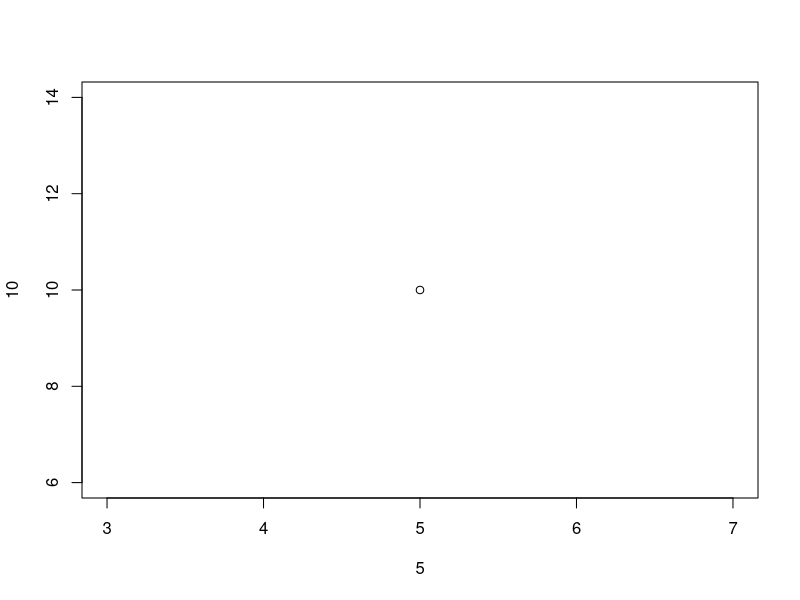
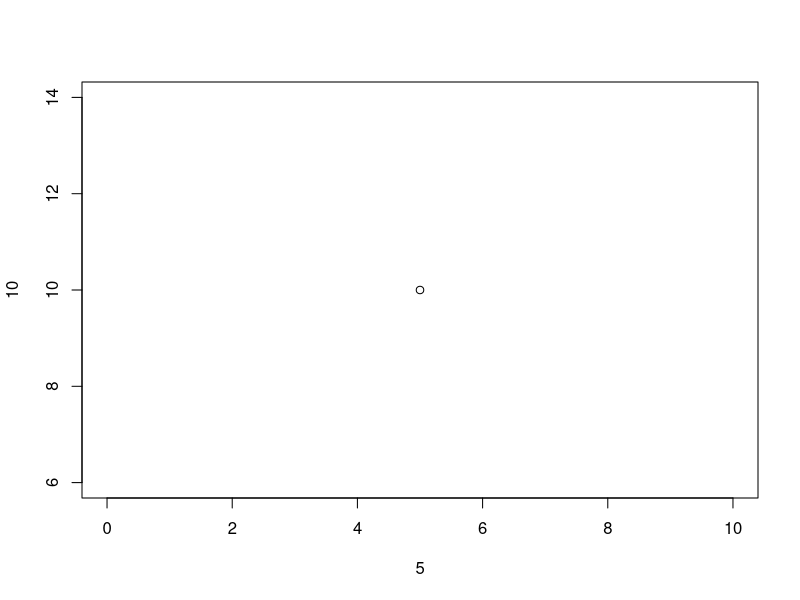
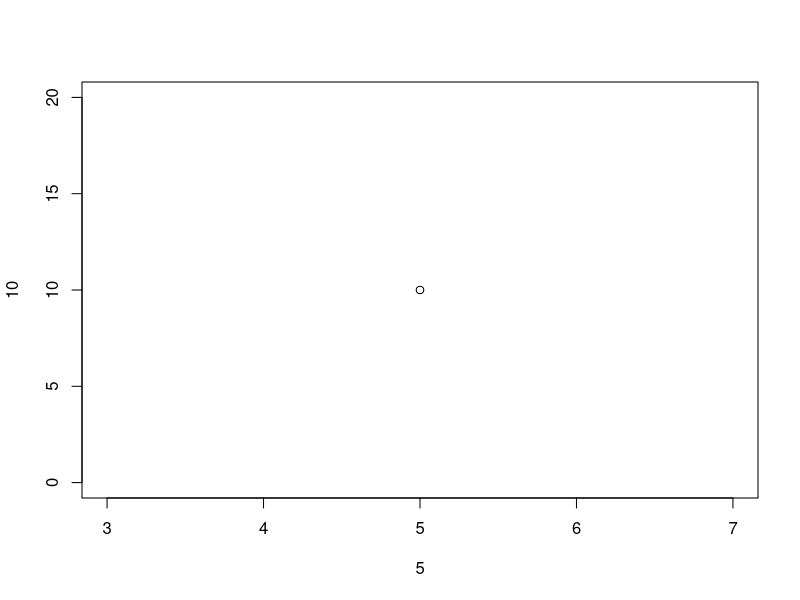
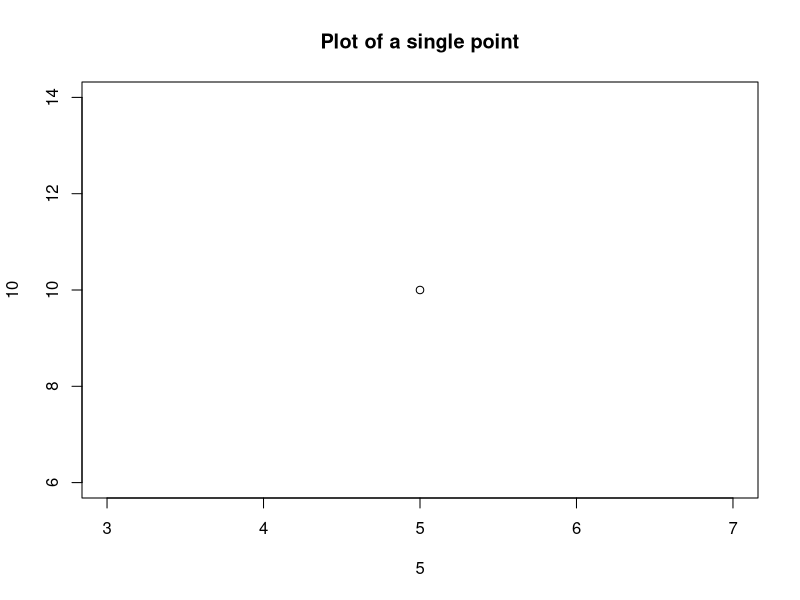
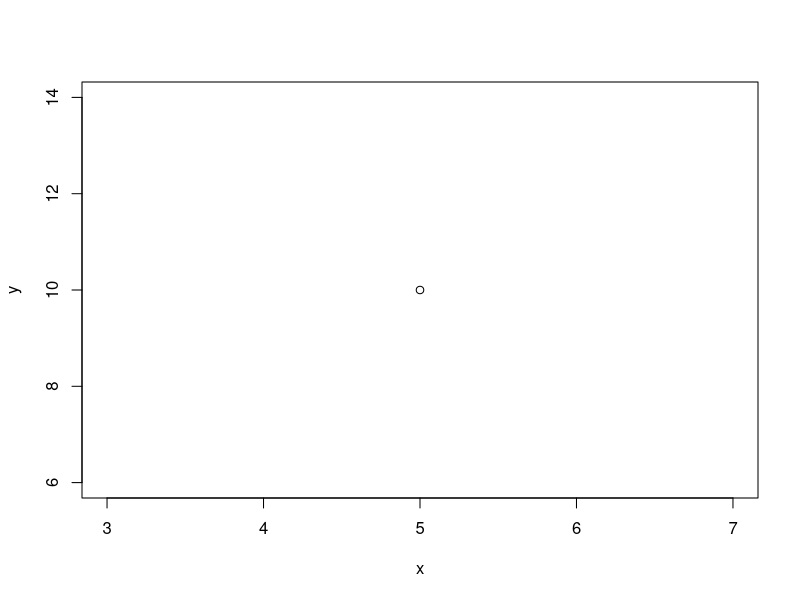
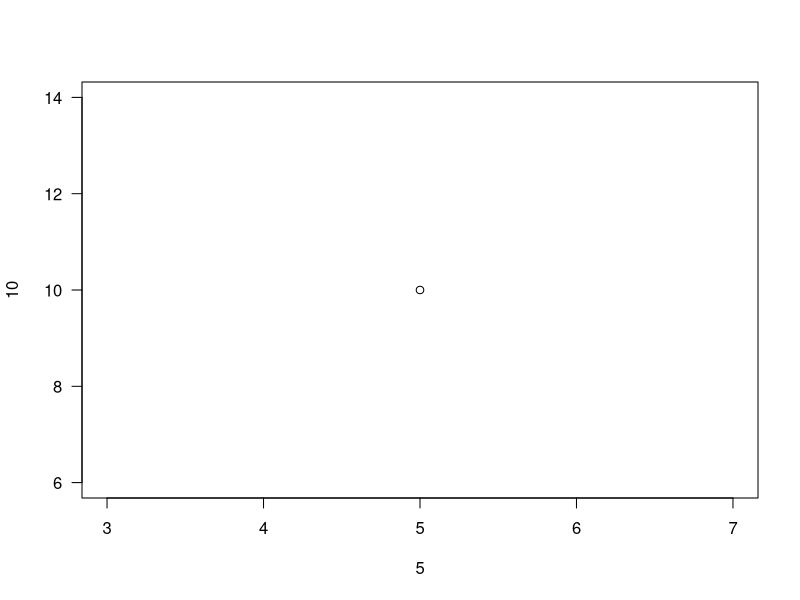
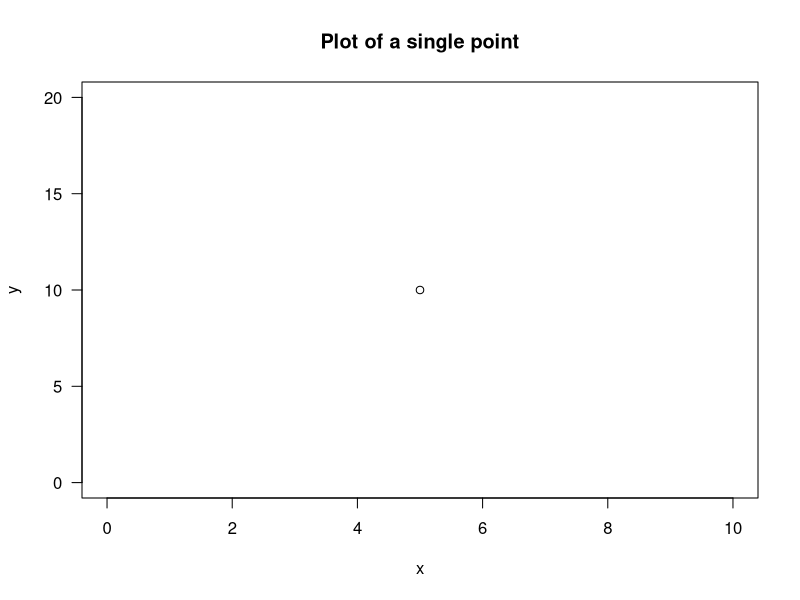
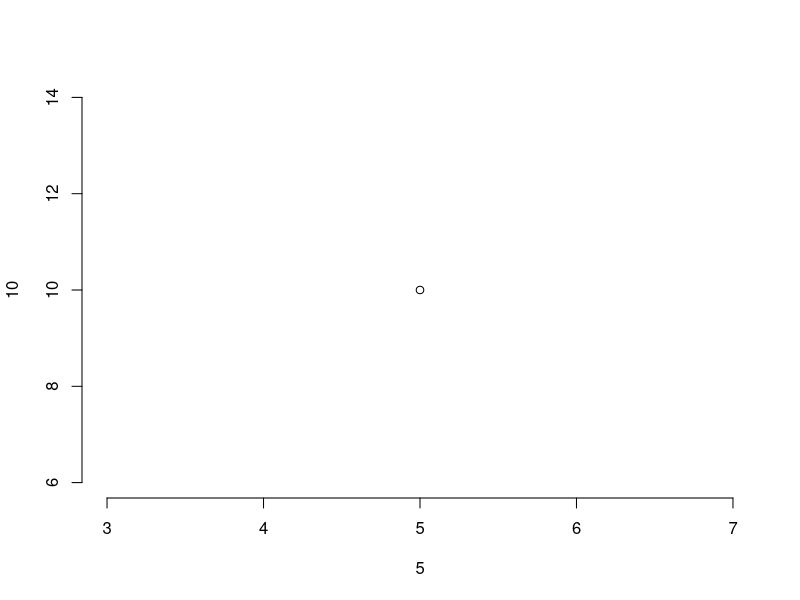

R code for these plots, in order:
## ---- chunk 1
rm( list = ls() )
## ---- chunk 2
plot(
    x = 5,
    y = 10
)
## ---- chunk 3
plot(
    x = 5,
    y = 10,
    xlim = c(0, 10),  # Specifying the range of the x-axis
)
## ---- chunk 4
plot(
    x = 5,
    y = 10,
    ylim = c(0, 20)  # Specifying the range of the y-axis
)
## ---- chunk 5
plot(
    x = 5,
    y = 10,
    main = "Plot of a single point"   # Adding the main title
)
## ---- chunk 6
plot(
    x = 5,
    y = 10,
    xlab = "x",  # Adding the x-axis title
    ylab = "y"   # Adding the y-axis title
)
## ---- chunk 7
plot(
    x = 5,
    y = 10,
    las = 1  # Specifying the alignment of the axis labels
)
## ---- chunk 8
plot(
    x = 5,
    y = 10,
    xlim = c(0, 10),
    ylim = c(0, 20),
    main = "Plot of a single point",
    xlab = "x",
    ylab = "y",
    las = 1
)
## ---- chunk 9
# Type your answer here
## ---- chunk 10
par( bty = "n" )  # There will be no box around the graph
## ---- chunk 11
# First, let's set the graphical parameter:

par( bty = "n" )  # There will be no box around the graph

# Now we'll draw a simple graph:

plot(
    x = 5,
    y = 10
)
## ---- chunk 12
# First, let's set the graphical parameter:

par( bty = "n" )

# Now we can make our graph:

plot(
    x = 5,
    y = 10,
    xlim = c(0, 10),
    ylim = c(0, 20),
    main = "Plot of a single point",
    xlab = "x",
    ylab = "y",
    las = 1
)
## ---- chunk 13
plot(
    x = 5,
    y = 10,
    xlim = c(0, 10),
    ylim = c(0, 20),
    main = "Plot of a single point",
    xlab = "x",
    ylab = "y",
    las = 1,
    bty = "n"   ## Suppressing the box
)
## ---- chunk 14
# First, let's set the graphical parameter pty:

par( pty = "s" )

# Now we can make our graph:

plot(
    x = 5,
    y = 10
)
## ---- chunk 15
plot(
    x = 5,
    y = 10,
    pty = "s"
)
## ---- chunk 16
# Type your answer here
## ---- chunk 17
plot(
    x = NULL,
    xlim = c(0, 10), 
    ylim = c(0, 20)
)
## ---- chunk 18
plot(
    x = NULL, 
    xlim = c(0, 10), 
    ylim = c(0, 20),
    main = "Empty Plot",
    xlab = "x",
    ylab = "y",
    las = 1
)
## ---- chunk 19
# Type your answer here
## ---- chunk 20
# We can draw the graph without axes or an enclosing box:

plot(
    x = NULL, 
    xlim = c(0, 10), 
    ylim = c(0, 20),
    axes = FALSE
)
## ---- chunk 21
plot(
    x = NULL, 
    xlim = c(0, 10), 
    ylim = c(0, 20),
    xlab = "",
    ylab = "",
    axes = FALSE
)
## ---- chunk 22
plot(
    x = 60,
    y = 240,
    xlim = c(0, 100),
    ylim = c(0, 400),
    main = "Plot of a single point",
    xlab = "x",
    ylab = "y",
    las = 1
)
## ---- chunk 23
par( bty = "n" )

par( pty = "s" )

plot(
    x = 60,
    y = 90,
    xlim = c(0, 100),
    ylim = c(0, 100),
    main = "Plot of a single point",
    xlab = "x",
    ylab = "y",
    las = 1
)
## ---- chunk 24
plot(
    x = NULL,
    xlim = c(0, 20),
    ylim = c(0, 5),
    main = "Empty plot",
    xlab = "x",
    ylab = "y",
    las = 1
)
## ---- chunk 25
plot(
    x = NULL, 
    xlim = c(0, 20), 
    ylim = c(0, 5),
    xlab = "",
    ylab = "",
    axes = FALSE
)
